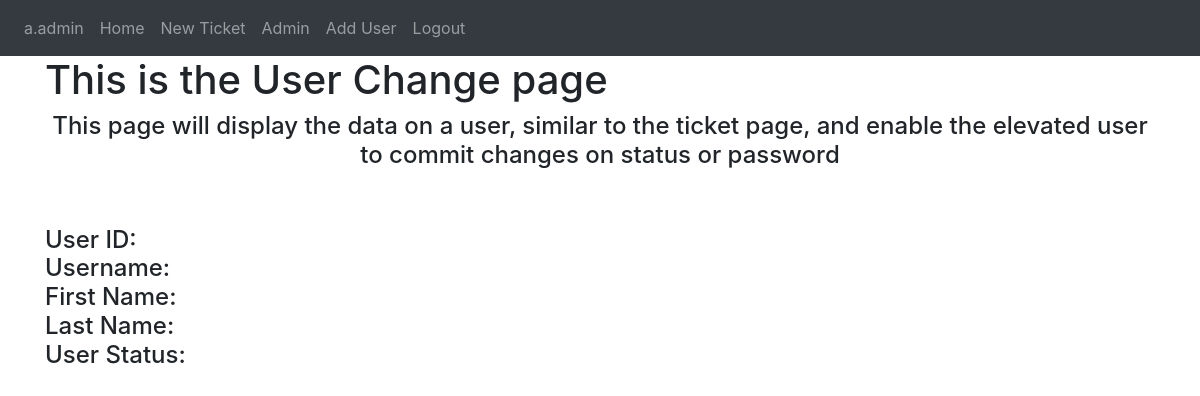
The page /chng/3 (signed in) on the database as committed earlier.
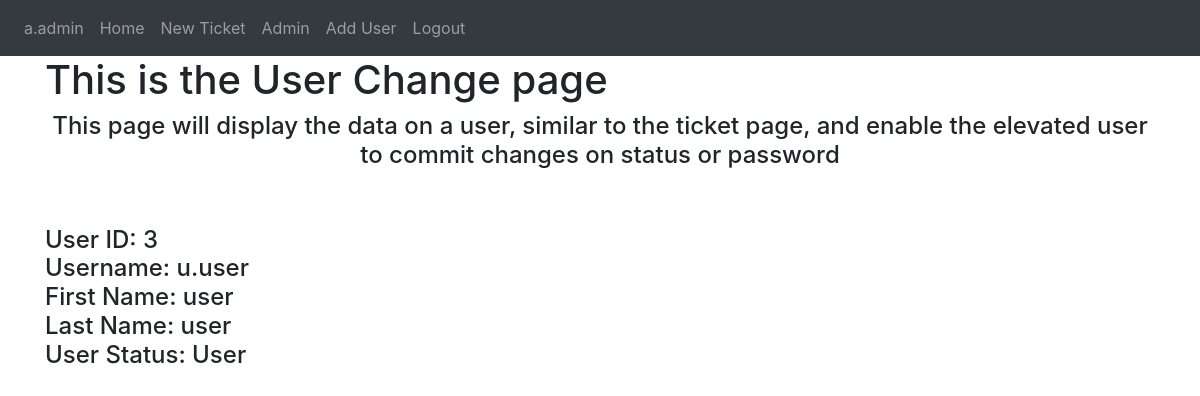
The same page on the database as committed later.
### Website/models.py (models this page shows)
class User(db.Model, UserMixin):
    id = db.Column(db.Integer, primary_key=True)
    username = db.Column(db.String(100), unique=True) #automatically generated to f.lname
    fname = db.Column(db.String(100))
    lname = db.Column(db.String(100))
    user_status = db.Column(db.Integer) #0 is deactivated, 1 is user, 2 is admin
    password_hash = db.Column(db.String(150))
    user_entries = db.relationship('Entry')

### Website/auth.py (the view)
@auth.route('/chng', defaults={'usr' : 0})
@auth.route('/chng/<int:usr>')
@login_required
def chng(usr):
    return render_template("chng.html", user=current_user, usr=User.query.filter_by(id=usr).first())

### Website/__init__.py (called while the page is built)
def create_app():
    app = Flask(__name__)
    app.config['SECRET_KEY'] = "SuperSecretKey"
    app.config['SQLALCHEMY_DATABASE_URI'] = f'sqlite:///{DB_NAME}'
    db.init_app(app)
    from .views import views
    from .auth import auth
    app.register_blueprint(views, url_prefix='/')
    app.register_blueprint(auth, url_prefix='/')
    from .models import User, Ticket, Entry
    create_database(app)
    login_manager = LoginManager()
    login_manager.login_view = 'auth.login'
    login_manager.init_app(app)
    @login_manager.user_loader
    def load_user(id):
        return User.query.get(int(id))
    return app

### Website/templates/chng.html (shortened to what this page needs)
{% extends "base.html" %}
{% block content%} <h1> This is the User Change page</h1>
    <h4 align="center"> This page will display the data on a user, similar to the ticket page, and enable the elevated user to commit changes on status or password</h4>
    <br />
    <br />
    <h4>
        User ID: {{usr.id}} <br>
        Username: {{usr.username}}<br>
        First Name: {{usr.fname}}<br>
        Last Name: {{usr.lname}}<br>
        User Status:
        {% if usr.user_status == 0 %}
            Deactivated
        {% elif usr.user_status == 1%}
            User
        {% elif usr.user_status == 2%}
            Admin
        {% endif %}
    </h4>
{%endblock%}

Rows that differ between the two databases and show on the page:
added User: id "3", username "u.user", fname "user", lname "user"
Other text that changed with them:
text now shown: "User"
